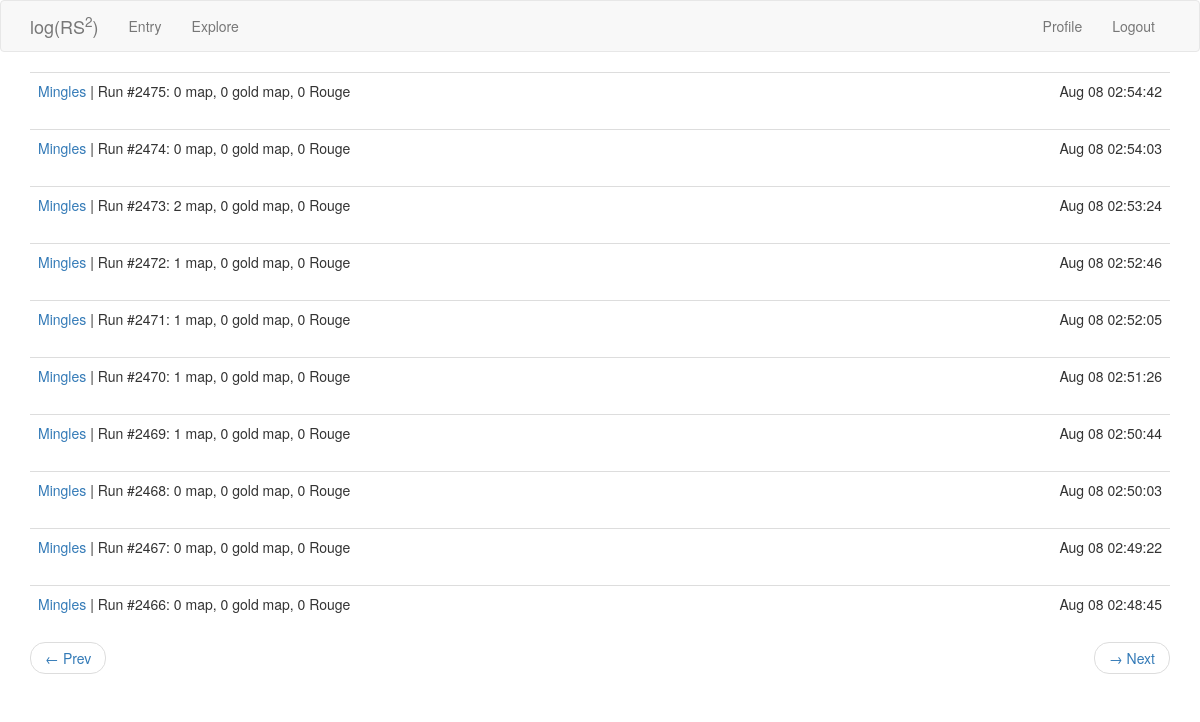
The app's page /explore?page=3 (signed in) with its own data.
### app/models.py (models this page shows, shortened)
class MapDrop(db.Model):
    id = db.Column(db.Integer, primary_key=True)
    map = db.Column(db.Integer)
    gold_map = db.Column(db.Integer)
    rouge = db.Column(db.Integer)
    time = db.Column(db.DateTime, index=True, default=datetime.utcnow)
    user_id = db.Column(db.Integer, db.ForeignKey('user.id'))
    run = db.Column(db.Integer)

class User(UserMixin, db.Model):
    id = db.Column(db.Integer, primary_key=True)
    username = db.Column(db.String(64), index=True, unique=True)
    email = db.Column(db.String(128), index=True, unique=True)
    password_hash = db.Column(db.String(128))
    last_seen = db.Column(db.DateTime, default=datetime.utcnow)
    map_drops = db.relationship('MapDrop', backref='player', lazy='dynamic')
    treasure_drops = db.relationship('TreasureDrop', backref='player', lazy='dynamic')

### app/routes.py (the view)
@app.route('/explore')
@login_required
def explore():
    page = request.args.get('page', 1, type=int)
    mapdrops = MapDrop.query.order_by(MapDrop.time.desc()).paginate(page, app.config['MAPDROPS_PER_PAGE'], False)
    next_url = prev_url = None
    if mapdrops.has_next:
        next_url = url_for('explore', page=mapdrops.next_num)
    if mapdrops.has_prev:
        prev_url = url_for('explore', page=mapdrops.prev_num)
    return render_template('entry.html', title='Explore', user_unknown=True, mapdrops=mapdrops.items,
                            next_url=next_url, prev_url=prev_url)

### app/models.py (called while the page is built)
@login.user_loader
def load_user(id):
    return User.query.get(int(id))

### app/routes.py (called while the page is built)
@app.before_request
def before_request():
    if current_user.is_authenticated:
        current_user.last_seen = datetime.utcnow()
        db.session.commit()

### app/templates/entry.html (shortened to what this page needs)
{% extends "base.html" %}
{% import "bootstrap/wtf.html" as wtf %}
{% block app_content %}
    {% for mapdrop in mapdrops %}
        {% include "_mapdrop.html" %}
    {% endfor %}
    {% if prev_url or next_url %}
    <nav aria-label="...">
        <ul class="pager">
            <li class="previous{% if not prev_url %} disabled{% endif %}">
                <a href="{{ prev_url or '#' }}">
                    <span aria-hidden="true">&larr;</span> Prev
                </a>
            </li>
            <li class="next{% if not next_url %} disabled{% endif %}">
                <a href="{{ next_url or '#' }}">
                    <span aria-hidden="true">&rarr;</span> Next
                </a>
            </li>
        </ul>
    </nav>
    {% endif %}
{% endblock %}

### app/templates/_mapdrop.html
<table class="table table-hover">
    <tr>
        <td>
            {% if user_unknown %}
            <a href="{{ url_for('user', username=mapdrop.player.username) }}">
                {{ mapdrop.player.username }}
            </a>
             |
            {% endif %}
            Run #{{ mapdrop.run }}:
            {{ mapdrop.map }} map, {{ mapdrop.gold_map }} gold map, {{ mapdrop.rouge }} Rouge
        </td>
        <td align="right">
            {{ moment(mapdrop.time).format('MMM DD HH:mm:ss') }}
        </td>
    </tr>
</table>

### records on screen
MapDrop: player.username "Mingles", run "2475", map "0", gold_map "0", rouge "0", time "Aug 08 02:54:42"
MapDrop: player.username "Mingles", run "2474", map "0", gold_map "0", rouge "0", time "Aug 08 02:54:03"
MapDrop: player.username "Mingles", run "2473", map "2", gold_map "0", rouge "0", time "Aug 08 02:53:24"
MapDrop: player.username "Mingles", run "2472", map "1", gold_map "0", rouge "0", time "Aug 08 02:52:46"
MapDrop: player.username "Mingles", run "2471", map "1", gold_map "0", rouge "0", time "Aug 08 02:52:05"
MapDrop: player.username "Mingles", run "2470", map "1", gold_map "0", rouge "0", time "Aug 08 02:51:26"
MapDrop: player.username "Mingles", run "2469", map "1", gold_map "0", rouge "0", time "Aug 08 02:50:44"
MapDrop: player.username "Mingles", run "2468", map "0", gold_map "0", rouge "0", time "Aug 08 02:50:03"
MapDrop: player.username "Mingles", run "2467", map "0", gold_map "0", rouge "0", time "Aug 08 02:49:22"
MapDrop: player.username "Mingles", run "2466", map "0", gold_map "0", rouge "0", time "Aug 08 02:48:45"
